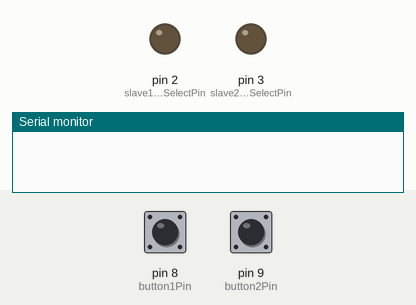
Simulated run of this sketch. Board: Arduino Uno, built with avr-gcc and run on an emulated ATmega328P. On the bench: output pins drawn as LEDs (lit = HIGH), the last lines printed to the serial monitor. The test bench sets the inputs (shaded band); at power-on: pin 8 (button1Pin) HIGH, pin 9 (button2Pin) HIGH.

Above: at 1.2 s.
1.3 s: pin 8 (button1Pin) pulled LOW for 0.15 s
At 1.9 s:
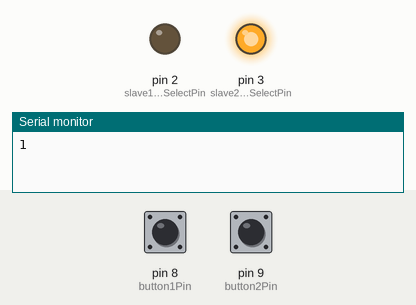
2.9 s: pin 9 (button2Pin) pulled LOW for 0.15 s
At 4.1 s:
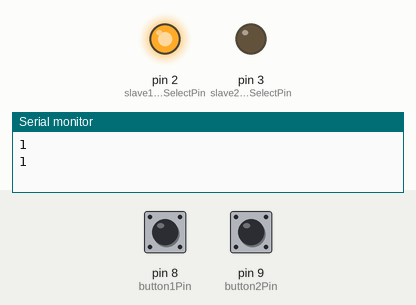
4.5 s: pin 8 (button1Pin) pulled LOW for 1 s
At 5.5 s:
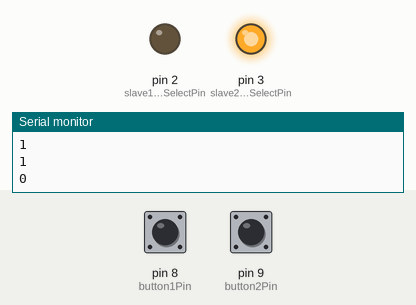
7.0 s: pin 9 (button2Pin) pulled LOW for 1 s
At 7.4 s:
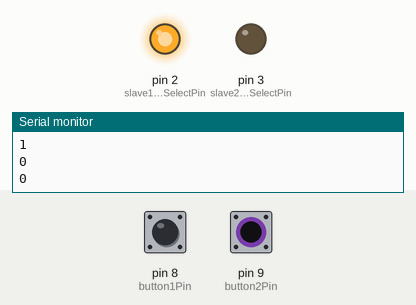
Timing chart, 0 to 10.0 s (numbered marks = the images above; inputs shaded):
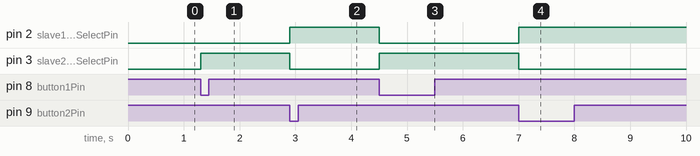

Measured:
- after the input at 1.3 s, pin 3 (slave2ChipSelectPin): LOW → HIGH at once
- after the input at 2.9 s, pin 2 (slave1ChipSelectPin): LOW → HIGH at once; pin 3 (slave2ChipSelectPin): HIGH → LOW at once
- after the input at 4.5 s, pin 2 (slave1ChipSelectPin): HIGH → LOW at once; pin 3 (slave2ChipSelectPin): LOW → HIGH at once
- after the input at 7.0 s, pin 2 (slave1ChipSelectPin): LOW → HIGH at once; pin 3 (slave2ChipSelectPin): HIGH → LOW at once

The sketch:

master.ino
```cpp
/**
 * @file master.ino
 * @brief This file contains the code for controlling two slaves using Arduino.
 *
 * The code defines the necessary chip select pins for each slave, button pins, and variables to store the LED and button states.
 * It initializes the serial communication, sets the chip select pins as outputs, and the button pins as inputs with pull-up resistors.
 * The loop function reads the button states, checks if a button is pressed, selects the corresponding slave, toggles the LED state, and sends the status message via serial.
 * It also waits for the button release before proceeding.
 *
 * @author  Klaus Becker (beckerklaus@edu.unisinos.br)
 *          Carlos Eduardo de Souza (carlossouza2@edu.unisinos.br)
 */

// Add the necessary libraries
#include <Arduino.h>

// Define the chip select pins for each slave
const int slave1ChipSelectPin = 2;
const int slave2ChipSelectPin = 3;

// Define the button pins
const int button1Pin = 8;
const int button2Pin = 9;

// Variables to store the led states
bool led1State = false;
bool led2State = false;

// Variables to store the button states
bool button1State = false;
bool button2State = false;

void setup() {
  // Initialize the serial communication
  Serial.begin(9600);

  // Set the chip select pins as outputs
  pinMode(slave1ChipSelectPin, OUTPUT);
  pinMode(slave2ChipSelectPin, OUTPUT);

  // Set the button pins as inputs
  pinMode(button1Pin, INPUT_PULLUP);
  pinMode(button2Pin, INPUT_PULLUP);
}

void loop() {
  // Read the button states
  button1State = digitalRead(button1Pin);
  button2State = digitalRead(button2Pin);

  // Check if button 1 is pressed
  if (button1State == LOW) {
    // Select slave 1
    digitalWrite(slave1ChipSelectPin, LOW);
    digitalWrite(slave2ChipSelectPin, HIGH);

    // Toggle the LED state on slave 1
    led1State = !led1State;

    // Send the status message via serial

    Serial.println(led1State ? "1" : "0");

    // Wait for button release
    while (digitalRead(button1Pin) == LOW) {
      delay(10);
    }
  }

  // Check if button 2 is pressed
  if (button2State == LOW) {
    // Select slave 2
    digitalWrite(slave1ChipSelectPin, HIGH);
    digitalWrite(slave2ChipSelectPin, LOW);

    // Toggle the LED state on slave 2
    led2State = !led2State;

    // Send the status message via serial
    Serial.println(led2State ? "1" : "0");

    // Wait for button release
    while (digitalRead(button2Pin) == LOW) {
      delay(10);
    }
  }
}
```
